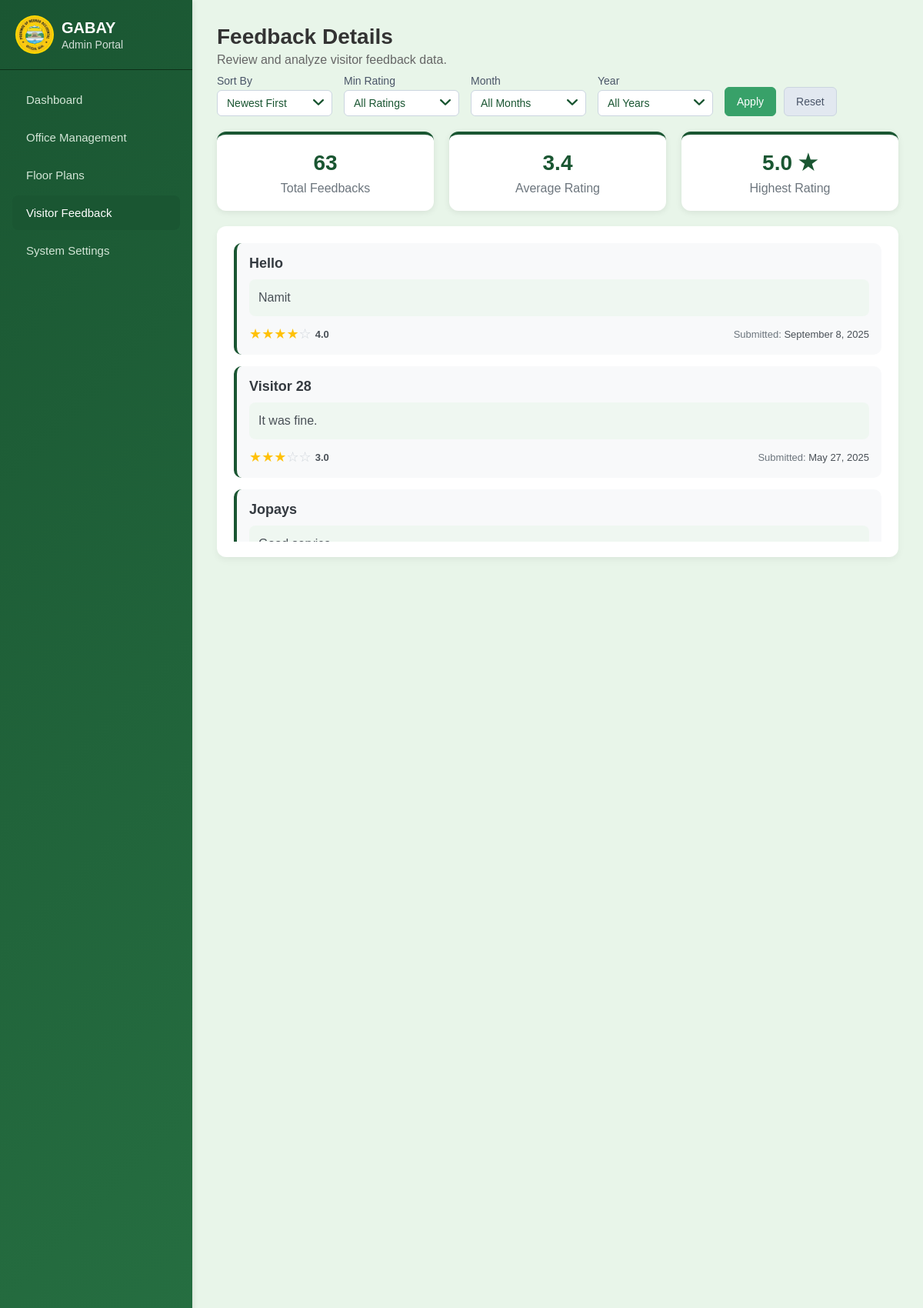
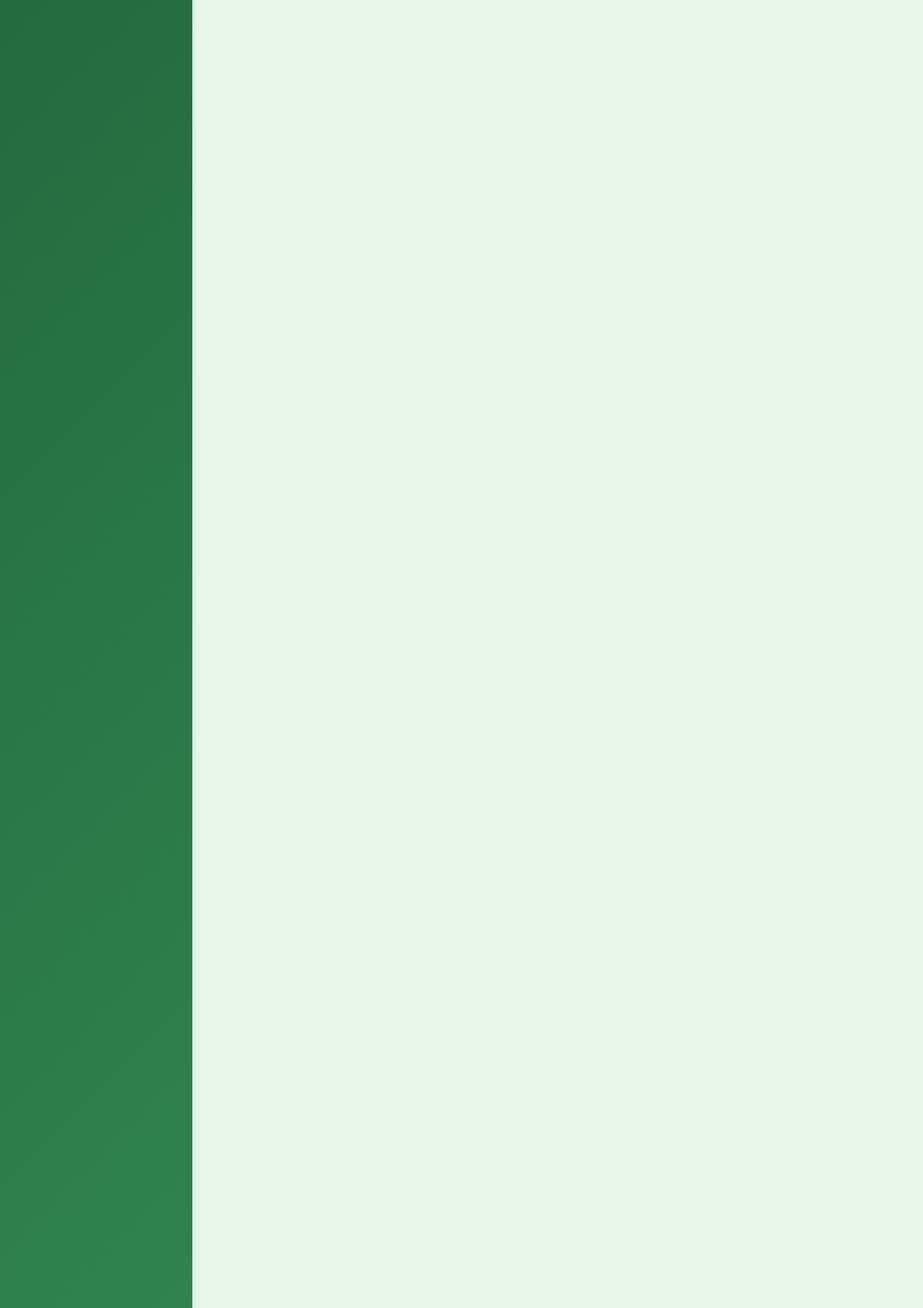
The page /visitorFeedback.php (upper part) on the database its author committed (2 pictures, top to bottom).
### tables this page shows
CREATE TABLE `feedback` (
  `feed_id` int(11) NOT NULL,
  `rating` int(11) DEFAULT NULL,
  `comments` text DEFAULT NULL,
  `submitted_at` timestamp NOT NULL DEFAULT current_timestamp(),
  `visitor_name` varchar(50) NOT NULL,
  `office_id` int(11) DEFAULT NULL
);

### visitorFeedback.php (the view, shortened to what this page needs)
<?php
require_once "connect_db.php";
$sortOrder = $_GET['sort'] ?? 'newest';
$ratingFilter = isset($_GET['rating']) ? (int)$_GET['rating'] : 0;
$selectedMonth = $_GET['month'] ?? 'all';
$selectedYear = $_GET['year'] ?? 'all';
$query = "SELECT * FROM feedback WHERE 1=1";
$params = [];
$query .= $sortOrder === 'oldest' ? " ORDER BY submitted_at ASC" : " ORDER BY submitted_at DESC";
$stmt = $connect->prepare($query);
$stmt->execute($params);
$feedbackList = $stmt->fetchAll(PDO::FETCH_ASSOC);
$totalFeedback = count($feedbackList);
$averageRating = $totalFeedback > 0 ? array_sum(array_column($feedbackList, 'rating')) / $totalFeedback : 0;
$highestRating = $totalFeedback > 0 ? max(array_column($feedbackList, 'rating')) : 0;
?>
<!DOCTYPE html>
<html lang="en">
<head>
  <link rel="stylesheet" href="visitorFeedback.css">
  <link rel="stylesheet" href="https://cdnjs.cloudflare.com/ajax/libs/font-awesome/4.7.0/css/font-awesome.min.css">
  <link rel="stylesheet" href="filter-styles.css">
  <link rel="stylesheet" href="mobileNav.css" />
</head>
<body>
<div class="container">
  <aside class="sidebar">
    <div class="sidebar-header">
      <div class="logo">
        <img src="./srcImage/images-removebg-preview.png" alt="Logo" class="icon" />
      </div>
      <div>
        <h1>GABAY</h1>
        <p>Admin Portal</p>
      </div>
    </div>
    <nav class="sidebar-nav">
      <ul>
        <li><a href="home.php">Dashboard</a></li>
        <li><a href="officeManagement.php">Office Management</a></li>
        <li><a href="floorPlan.php">Floor Plans</a></li>
        <li><a href="visitorFeedback.php" class="active">Visitor Feedback</a></li>
        <li><a href="systemSettings.php">System Settings</a></li>
      </ul>
    </nav>
  </aside>
  <main class="main-content">
    <header class="header">
      <div>
        <h2>Feedback Details</h2>
        <p>Review and analyze visitor feedback data.</p>
      </div>
      <form id="filterForm" method="GET" action="visitorFeedback.php" class="filter-controls">
        <div class="filter-item">
          <label class="filter-label" for="sort">Sort By</label>
          <select class="filter-select" name="sort" id="sort">
            <option value="newest" <?= $sortOrder === 'newest' ? 'selected' : '' ?>>Newest First</option>
          </select>
        </div>
        <div class="filter-item">
          <label class="filter-label" for="rating">Min Rating</label>
          <select class="filter-select" name="rating" id="rating">
            <option value="0" <?= $ratingFilter == 0 ? 'selected' : '' ?>>All Ratings</option>
          </select>
        </div>
        <div class="filter-item">
          <label class="filter-label" for="month">Month</label>
          <select class="filter-select" name="month" id="month">
            <option value="all" <?= $selectedMonth == 'all' ? 'selected' : '' ?>>All Months</option>
          </select>
        </div>
        <div class="filter-item">
          <label class="filter-label" for="year">Year</label>
          <select class="filter-select" name="year" id="year">
            <option value="all" <?= $selectedYear == 'all' ? 'selected' : '' ?>>All Years</option>
          </select>
        </div>
        <div class="filter-actions">
          <button type="submit" class="filter-button">Apply</button>
          <a href="visitorFeedback.php" class="reset-button">Reset</a>
        </div>
      </form>
    </header>
    <div class="stats-cards">
      <div class="stat-card">
        <h3><?= $totalFeedback ?></h3>
        <p>Total Feedbacks</p>
      </div>
      <div class="stat-card">
        <h3><?= number_format($averageRating, 1) ?></h3>
        <p>Average Rating</p>
      </div>
      <div class="stat-card">
        <h3><?= number_format($highestRating, 1) ?> ★</h3>
        <p>Highest Rating</p>
      </div>
    </div>
    <div class="feedback-container">
      <div class="feedback-scroll">
        <?php if ($totalFeedback > 0): ?>
          <?php foreach ($feedbackList as $feedback): ?>
            <div class="feedback-item">
              <div class="feedback-user">
                <div class="user-info">
                  <h4><?= htmlspecialchars($feedback['visitor_name']) ?></h4>
                </div>
              </div>
              <div class="feedback-message">
                <p><?= htmlspecialchars($feedback['comments']) ?></p>
              </div>
              <div class="feedback-meta">
                <div class="rating">
                  <?php
                    $fullStars = floor($feedback['rating']);
                    $emptyStars = floor(5 - $feedback['rating']);
                    echo str_repeat('<span class="star filled">★</span>', $fullStars);
                    echo str_repeat('<span class="star">☆</span>', $emptyStars);
                  ?>
                  <span class="rating-number"><?= number_format($feedback['rating'], 1) ?></span>
                </div>
                <div class="submitted">
                  Submitted: <span class="date"><?= date("F j, Y", strtotime($feedback['submitted_at'])) ?></span>
                </div>
              </div>
            </div>
          <?php endforeach; ?>
        <?php endif; ?>
      </div>
    </div>
  </main>
</div>
</body>
</html>

### visitorFeedback.css (style rules this page uses)
* { box-sizing: border-box; margin: 0; padding: 0; }
body { margin: 0; font-family: Arial, sans-serif; background-color: #e8f5e9; color: #333; }
.container { display: flex; min-height: 100vh; }
.sidebar { width: 250px; background: linear-gradient(135deg, #1a5632 0%, #50c878 100%); color: white; display: flex; flex-direction: column; position: relative; box-shadow: 4px 0 6px -1px rgba(0, 0, 0, 0.05), 2px 0 4px -1px rgba(0, 0, 0, 0.03); }
.sidebar-header { display: flex; align-items: center; padding: 20px; border-bottom: 1px solid #0d3018; }
.logo { background-color: #ffd700; border-radius: 50%; margin-right: 10px; width: 50px; height: 50px; overflow: hidden; display: flex; align-items: center; justify-content: center; }
.icon { width: 100%; height: 100%; object-fit: cover; stroke: #0d3018; }
.sidebar-header h1 { margin: 0; font-weight: bold; font-size: 20px; }
.sidebar-header p { margin: 2px 0 0; font-size: 14px; opacity: 0.8; }
.sidebar-nav { padding: 16px; }
.sidebar-nav ul { list-style: none; padding: 0; margin: 0; display: flex; flex-direction: column; gap: 4px; }
.sidebar-nav a { display: block; padding: 14px 18px; color: rgba(232, 245, 233, 0.9); text-decoration: none; transition: background 0.2s ease; border-radius: 8px; font-size: 15px; }
.sidebar-nav a.active { background-color: #1a5632; color: white; }
.main-content { flex: 1; padding: 32px; background-color: #e8f5e9; }
.header { display: flex; justify-content: space-between; align-items: center; margin-bottom: 20px; }
.header h2 { margin: 0 0 5px; font-size: 28px; color: #333; }
.header p { margin: 0; color: #666; font-size: 16px; }
.stats-cards { display: flex; gap: 20px; margin-bottom: 20px; }
.stat-card { background: #fff; border-radius: 12px; padding: 20px; flex: 1; box-shadow: 0 2px 8px rgba(0, 0, 0, 0.08); text-align: center; display: flex; flex-direction: column; align-items: center; justify-content: center; border-top: 4px solid #1a5632; transition: transform 0.2s; min-height: 70px; }
.stat-card h3 { font-size: 28px; margin: 0 0 8px; color: #1a5632; }
.stat-card p { margin: 0; color: #6c757d; font-weight: 500; font-size: 16px; }
.feedback-container { background-color: #ffffff; padding: 20px; border-radius: 12px; box-shadow: 0 4px 10px rgba(0, 0, 0, 0.05); }
.filter-label { display: block; margin-bottom: 0.25rem; font-size: 15px; color: #555; font-weight: 500; }
.filter-select { width: 100%; padding: 0.5em 1.5em 0.5em 0.75em; border: 1.5px solid #1a5632; border-radius: 8px; background-color: #e8f5e9; color: #1a5632; font-family: Arial, sans-serif; font-size: 15px; appearance: none; background-repeat: no-repeat; background-position: right 0.75em center; background-size: 1em; cursor: pointer; transition: border-color 0.2s, box-shadow 0.2s; }
.filter-actions { flex-grow: 0; flex-basis: auto; margin-top: auto; }
.reset-button { padding: 10px 0; background-color: #ffd700; color: #1a5632; border: none; border-radius: 8px; font-weight: 600; font-size: 15px; font-family: Arial, sans-serif; text-align: center; width: 100%; box-sizing: border-box; cursor: pointer; transition: background 0.2s, color 0.2s; }
.feedback-scroll { height: 390px; overflow-y: auto; padding: 2px; }
.feedback-item { background: #f8f9fa; border-radius: 10px; padding: 16px; margin-bottom: 15px; border-left: 4px solid #1a5632; transition: transform 0.2s, box-shadow 0.2s; }
.feedback-user { display: flex; align-items: center; margin-bottom: 10px; }
.user-info h4 { margin: 0; font-size: 18px; color: #343a40; }
.feedback-message { background-color: rgba(232, 245, 233, 0.5); padding: 12px; border-radius: 8px; margin-bottom: 12px; }
.feedback-message p { margin: 0; color: #495057; line-height: 1.5; }
.feedback-meta { display: flex; justify-content: space-between; align-items: center; font-size: 13px; color: #6c757d; }
.rating { display: flex; align-items: center; }
.star { color: #ced4da; font-size: 18px; }
.star.filled { color: #ffc107; }
.rating-number { margin-left: 5px; font-weight: 600; color: #495057; }
.submitted { font-size: 13px; }
.date { font-weight: 500; color: #495057; }
@media (max-width: 1200px) { .stats-cards { flex-wrap: wrap; } }
@media (max-width: 1200px) { .stat-card { flex: 1 1 calc(33.333% - 14px); min-width: 180px; } }

### rows shown on the page
feedback: visitor_name "Hello", comments "Namit", rating "★ ★ ★ ★", rating "☆", rating "4.0", submitted_at "September 8, 2025"
feedback: visitor_name "Visitor 28", comments "It was fine.", rating "★ ★ ★", rating "☆ ☆", rating "3.0", submitted_at "May 27, 2025"
feedback: visitor_name "Jopays"

### other values the page prints
$totalFeedback "63"
$averageRating "3.4"
$highestRating "5.0"
